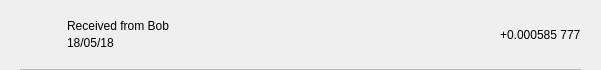
<?xml version="1.0" encoding="UTF-8"?>
<ui version="4.0">
 <class>TxRow</class>
 <widget class="QWidget" name="TxRow">
  <property name="geometry">
   <rect>
    <x>0</x>
    <y>0</y>
    <width>601</width>
    <height>70</height>
   </rect>
  </property>
  <property name="minimumSize">
   <size>
    <width>0</width>
    <height>40</height>
   </size>
  </property>
  <property name="windowTitle">
   <string>Form</string>
  </property>
  <layout class="QVBoxLayout" name="verticalLayout_3">
   <property name="spacing">
    <number>0</number>
   </property>
   <property name="leftMargin">
    <number>0</number>
   </property>
   <property name="topMargin">
    <number>0</number>
   </property>
   <property name="rightMargin">
    <number>0</number>
   </property>
   <property name="bottomMargin">
    <number>0</number>
   </property>
   <item>
    <widget class="QWidget" name="rowContainer" native="true">
     <layout class="QVBoxLayout" name="verticalLayout_2">
      <property name="spacing">
       <number>9</number>
      </property>
      <property name="leftMargin">
       <number>20</number>
      </property>
      <property name="topMargin">
       <number>9</number>
      </property>
      <property name="rightMargin">
       <number>20</number>
      </property>
      <property name="bottomMargin">
       <number>0</number>
      </property>
      <item>
       <widget class="QFrame" name="frame">
        <property name="styleSheet">
         <string notr="true">border:none;</string>
        </property>
        <property name="frameShape">
         <enum>QFrame::StyledPanel</enum>
        </property>
        <property name="frameShadow">
         <enum>QFrame::Raised</enum>
        </property>
        <layout class="QHBoxLayout" name="horizontalLayout" stretch="0,2,0">
         <property name="leftMargin">
          <number>0</number>
         </property>
         <property name="topMargin">
          <number>0</number>
         </property>
         <property name="rightMargin">
          <number>0</number>
         </property>
         <property name="bottomMargin">
          <number>0</number>
         </property>
         <item>
          <widget class="QPushButton" name="icon">
           <property name="focusPolicy">
            <enum>Qt::NoFocus</enum>
           </property>
           <property name="styleSheet">
            <string notr="true">border:none;</string>
           </property>
           <property name="text">
            <string/>
           </property>
           <property name="iconSize">
            <size>
             <width>28</width>
             <height>28</height>
            </size>
           </property>
          </widget>
         </item>
         <item>
          <layout class="QVBoxLayout" name="verticalLayout">
           <property name="spacing">
            <number>3</number>
           </property>
           <property name="leftMargin">
            <number>9</number>
           </property>
           <item>
            <widget class="QLabel" name="lblAddress">
             <property name="styleSheet">
              <string notr="true"/>
             </property>
             <property name="text">
              <string>Received from Bob</string>
             </property>
             <property name="alignment">
              <set>Qt::AlignBottom|Qt::AlignLeading|Qt::AlignLeft</set>
             </property>
            </widget>
           </item>
           <item>
            <widget class="QLabel" name="lblDate">
             <property name="styleSheet">
              <string notr="true"/>
             </property>
             <property name="text">
              <string>18/05/18</string>
             </property>
             <property name="alignment">
              <set>Qt::AlignLeading|Qt::AlignLeft|Qt::AlignTop</set>
             </property>
            </widget>
           </item>
          </layout>
         </item>
         <item>
          <widget class="QLabel" name="lblAmount">
           <property name="styleSheet">
            <string notr="true"/>
           </property>
           <property name="text">
            <string>+0.000585 777</string>
           </property>
          </widget>
         </item>
        </layout>
       </widget>
      </item>
      <item>
       <widget class="QLabel" name="lblDivisory">
        <property name="minimumSize">
         <size>
          <width>0</width>
          <height>1</height>
         </size>
        </property>
        <property name="maximumSize">
         <size>
          <width>16777215</width>
          <height>1</height>
         </size>
        </property>
        <property name="styleSheet">
         <string notr="true">background-color:#bababa;</string>
        </property>
        <property name="text">
         <string/>
        </property>
        <property name="alignment">
         <set>Qt::AlignBottom|Qt::AlignLeading|Qt::AlignLeft</set>
        </property>
       </widget>
      </item>
     </layout>
    </widget>
   </item>
  </layout>
 </widget>
 <resources/>
 <connections/>
</ui>
